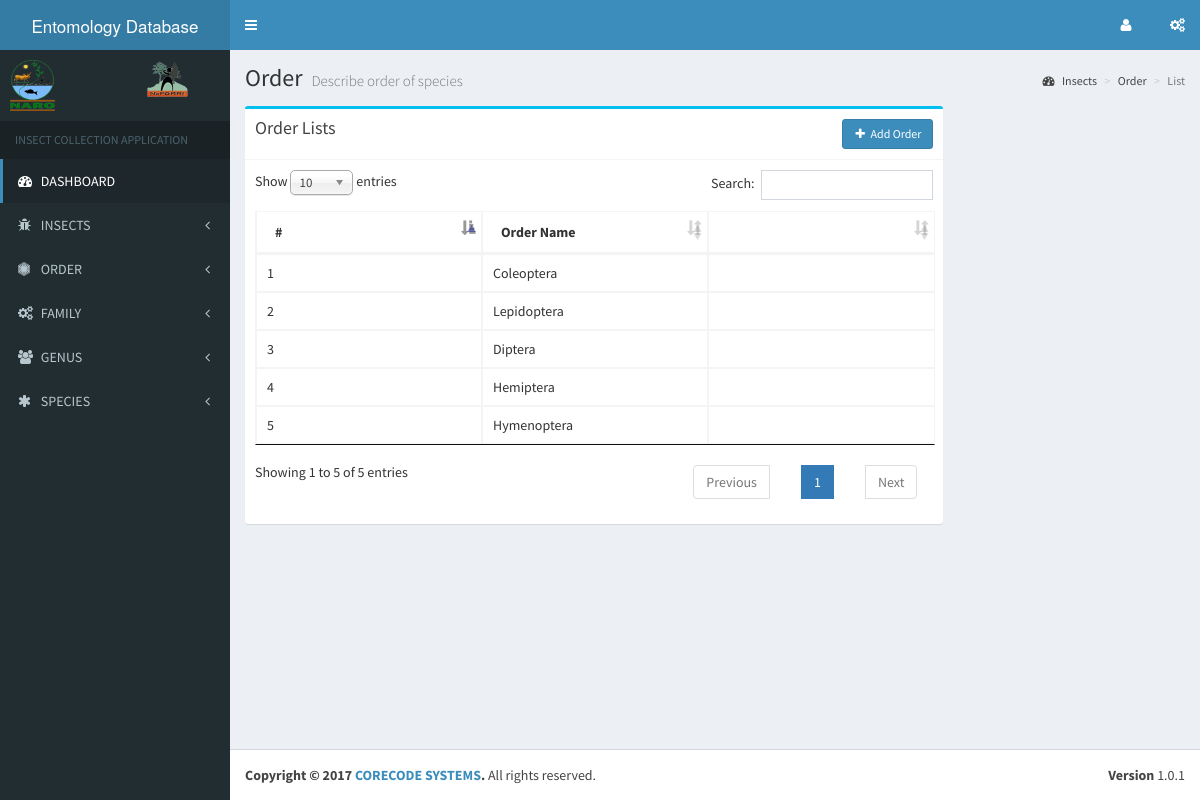
Before: /admin/order_list.php with the older database file.
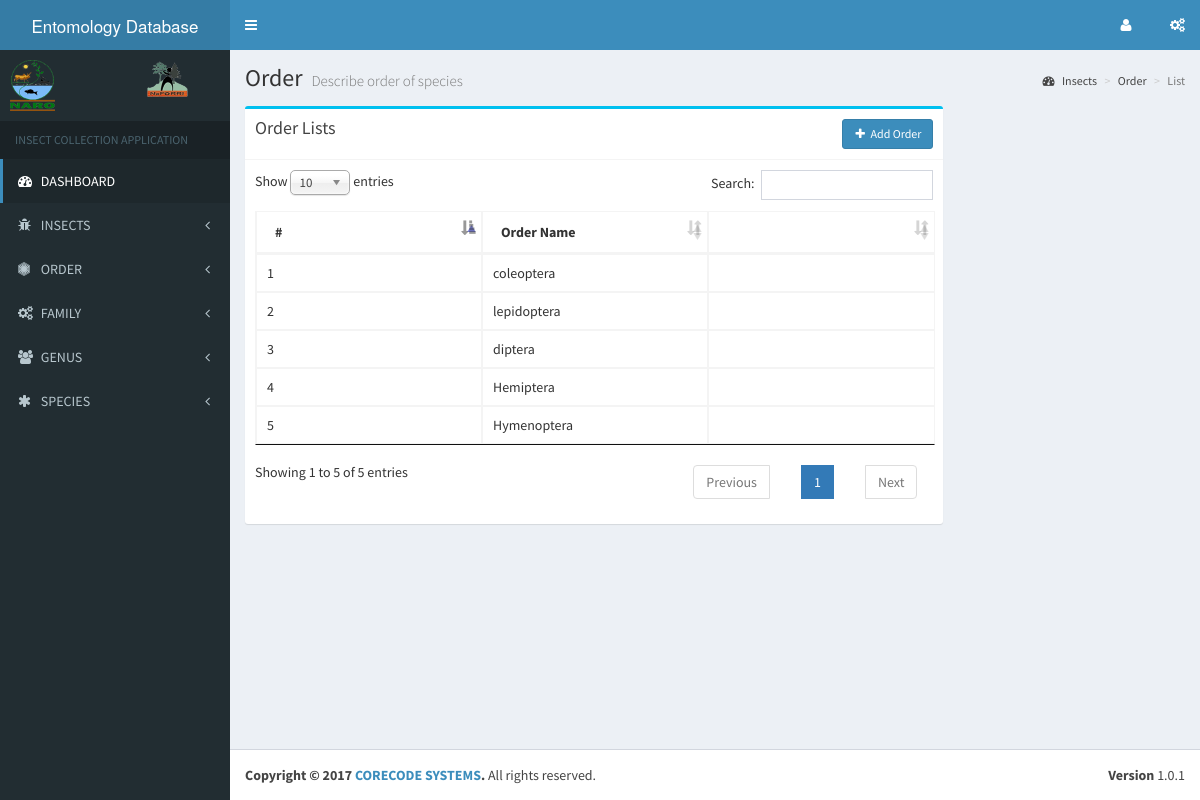
After: the same page with the newer database file.
### tables this page shows
CREATE TABLE `Order` (
  `order_Id` int(11) NOT NULL,
  `order_name` varchar(50) NOT NULL
);

### libs/database.php (called while the page is built, shortened)
<?php
    class database {
        public $host    = DB_HOST;
        public $user    = DB_USER;
        public $pass    = DB_PASS;
        public $db_name = DB_NAME;
        public $conn;
        public function connect() {
            $this->conn = new mysqli($this->host, $this->user, $this->pass, $this->db_name);
        }
        public function select($query) {
            $result = $this->conn->query($query);
            if($result->num_rows > 0) {
                return $result;
            }else {
                return false;
            }
        }
    }
?>

### admin/order_list.php (the view, shortened to what this page needs)
<?php
    require_once '../libs/database.php';
    $db = new database();
    $sql_select_order = "SELECT * FROM `Order`";
    $order_list = $db->select($sql_select_order);
?>
<?php include 'includes/header.php'; ?>
<?php include 'includes/sidebar_nav.php'; ?>
  <div class="content-wrapper">
    <section class="content-header">
      <h1>
        Order
        <small>Describe order of species</small>
      </h1>
      <ol class="breadcrumb">
        <li><a href="#"><i class="fa fa-dashboard"></i> Insects</a></li>
        <li><a href="#">Order</a></li>
        <li class="active">List</li>
      </ol>
    </section>
    <section class="content">
        <div class="row">
            <div class="col-md-9">
                <div class="box box-info">
                    <div class="box-header with-border">
                        <h3 class="box-title">Order Lists</h3>
                        <a href="add_order.php" class="btn btn-primary btn-sm pull-right"><i class="fa fa-plus fa-fw"></i> Add Order</a>
                    </div>
                    <div class='box-body'>
                        <table class="table table-bordered table-condensed" id="content_list">
                            <thead>
                                <tr>
                                    <th>#</th>
                                    <th>Order Name</th>
                                    <th></th>
                                </tr>
                            </thead>
                            <tbody>
                                <?php $counter = 1; ?>
                                <?php while($row = $order_list->fetch_array()): ?>
                                    <tr>
                                        <td><?php echo $counter; ?></td>
                                        <td><?php echo $row['order_name']; ?></td>
                                        <td>
                                        </td>
                                    </tr>
                                    <?php $counter++; ?>
                                <?php endwhile; ?>
                            </tbody>
                        </table>
                    </div>
                </div>
            </div>
        </div>
    </section>
  </div>
<?php include 'includes/footer.php'; ?>

Changed rows visible on the page:
changed order: order_name "Coleoptera" → "coleoptera"
changed order: order_name "Lepidoptera" → "lepidoptera"
changed order: order_name "Diptera" → "diptera"
